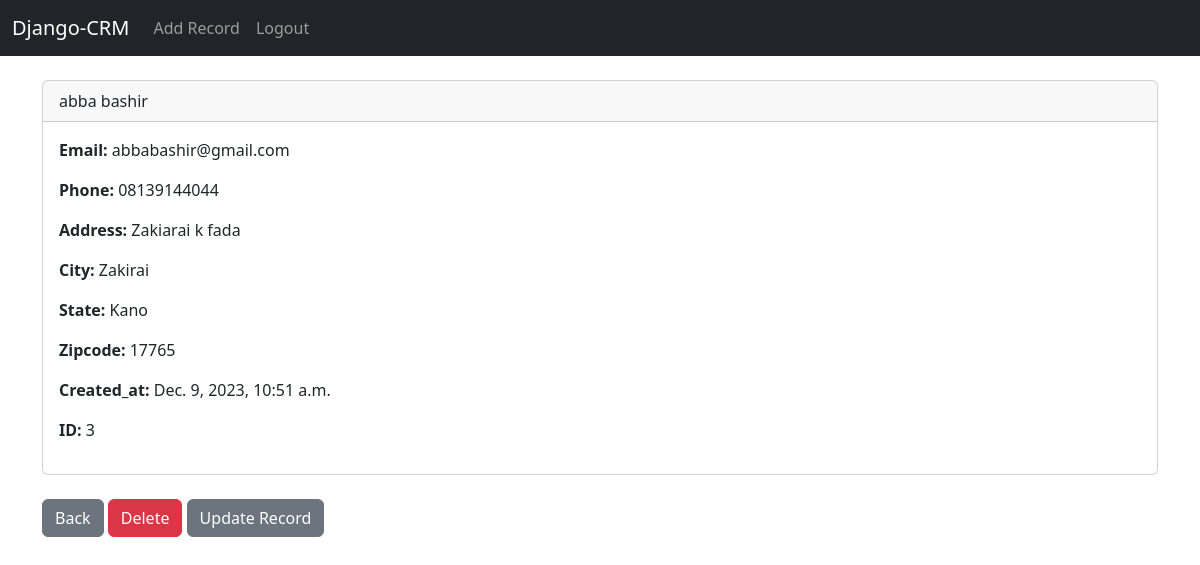
Screenshot of /record/3/ (signed in) with the database file from the repository.
### website/models.py (models this page shows, shortened)
class Record(models.Model):
    created_at = models.DateTimeField(auto_now_add=True)
    first_name = models.CharField(max_length=50)
    last_name = models.CharField(max_length=50)
    email = models.CharField(max_length=100)
    phone = models.CharField(max_length=15)
    address = models.CharField(max_length=100)
    city = models.CharField(max_length=50)
    state =  models.CharField(max_length=50)
    zipcode = models.CharField(max_length=20)

### website/views.py (the view)
def customer_record(request, pk):
    if request.user.is_authenticated:
        customer_record = Record.objects.get(id=pk)
        return render(request, 'record.html', {'customer_record': customer_record})
    else:
        messages.success(request, "You Must Be Logged In To View This Page....")
        return redirect('home')

### website/templates/record.html (shortened to what this page needs)
{% extends 'base.html' %}
{% block content %}
<div class="card">
    <div class="card-header">
        {{ customer_record.first_name }} {{ customer_record.last_name }}
    </div>
    <div class="card-body">
        <p class="card-text">
            <strong>Email: </strong>{{ customer_record.email }}
        </p>
        <p class="card-text">
            <strong>Phone: </strong>{{ customer_record.phone }}
        </p>
        <p class="card-text">
            <strong>Address: </strong>{{ customer_record.address }}
        </p>
        <p class="card-text">
            <strong>City: </strong>{{ customer_record.city }}
        </p>
        <p class="card-text">
            <strong>State: </strong>{{ customer_record.state }}
        </p>
        <p class="card-text">
            <strong>Zipcode: </strong>{{ customer_record.zipcode }}
        </p>
        <p class="card-text">
            <strong>Created_at: </strong>{{ customer_record.created_at }}
        </p>
        <p class="card-text">
            <strong>ID: </strong>{{ customer_record.id }}
        </p>
    </div>
</div>
<br>
<a href="{% url 'home' %}" class="btn btn-secondary">Back</a>
<a href="{% url 'delete_record' customer_record.id %}" class="btn btn-danger">Delete</a>
<a href="{% url 'update_record' customer_record.id %}" class="btn btn-secondary">Update Record</a>
{% endblock content %}

### rows the page displays
Record: first_name "abba", last_name "bashir", email "abbabashir@gmail.com", phone "08139144044", address "Zakiarai k fada", city "Zakirai", state "Kano", zipcode "17765", created_at "Dec. 9, 2023, 10:51 a.m.", id "3"
